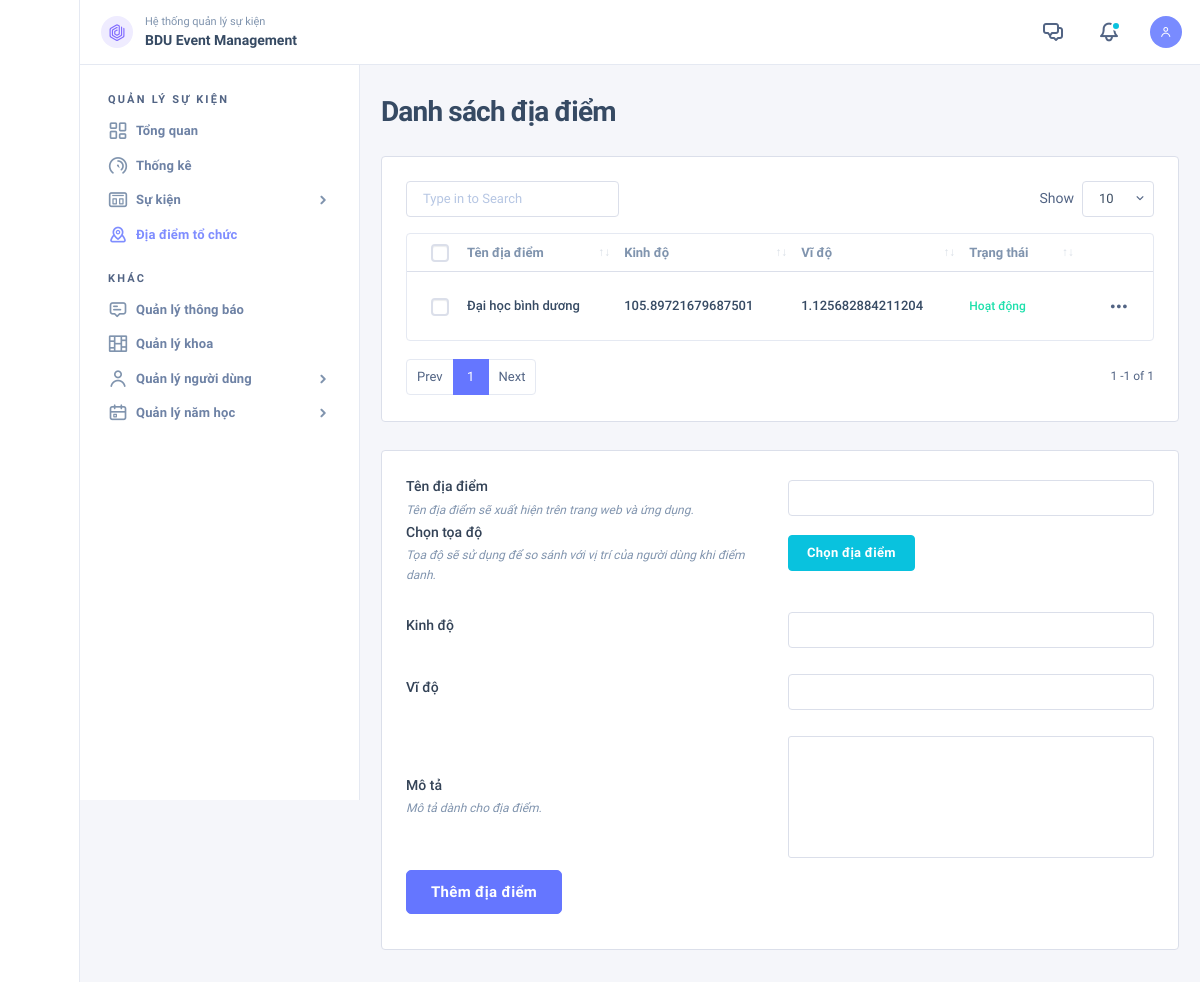
The page /qlsk/locations.php (signed in) on the database its author committed.
### tables this page shows
CREATE TABLE `diadiem` (
  `MaDiaDiem` int(11) NOT NULL,
  `TenDiaDiem` varchar(500) DEFAULT NULL,
  `KinhDo` varchar(20) DEFAULT NULL,
  `ViDo` varchar(20) DEFAULT NULL,
  `MoTa` varchar(5000) DEFAULT NULL,
  `TrangThai` bit(1) DEFAULT NULL
);

### qlsk/locations.php (the view, shortened to what this page needs)
<?php include 'shared/header.php' ?>
    <link rel="stylesheet" href="https://unpkg.com/leaflet@1.9.3/dist/leaflet.css"
/>
    <link rel="stylesheet" href="https://unpkg.com/leaflet-control-geocoder/dist/Control.Geocoder.css" />
    <div class="nk-content ">
        <div class="container-fluid">
            <div class="nk-content-inner">
                <div class="nk-content-body">
                    <div class="nk-block-head nk-block-head-sm">
                        <div class="nk-block-between">
                            <div class="nk-block-head-content">
                                <h3 class="nk-block-title page-title">Danh sách địa điểm</h3>
                            </div>
                        </div>
                    </div>
                    <div class="nk-block">
                        <div class="row g-gs flex-row-reverse">
                            <div class="col-xxl-7">
                                <div class="card card-bordered card-preview">
                                    <div class="card-inner">
                                        <table id="cate-list-table" class="datatable-init nk-tb-list nk-tb-ulist " data-export-title="Export" data-auto-responsive="false">
                                            <thead>
                                            <tr class="nk-tb-item nk-tb-head">
                                                <th class="nk-tb-col nk-tb-col-check">
                                                    <div class="custom-control custom-control-sm custom-checkbox notext">
                                                    </div>
                                                </th>
                                                <th class="nk-tb-col"><span class="sub-text">Tên địa điểm</span></th>
                                                <th class="nk-tb-col"><span class="sub-text">Kinh độ</span></th>
                                                <th class="nk-tb-col"><span class="sub-text">Vĩ độ</span></th>
                                                <th class="nk-tb-col"><span class="sub-text">Trạng thái</span></th>
                                                <th class="nk-tb-col nk-tb-col-tools text-end">
                                                </th>
                                            </tr>
                                            </thead>
                                            <tbody>
                                            <?php
                                            include 'core/connector.php';
                                            $get_lct = $conn->query("select * from diadiem ");
                                            while ($row = $get_lct->fetch_assoc()) {
                                                ?>
                                                <tr class="nk-tb-item">
                                                    <td class="nk-tb-col nk-tb-col-check">
                                                        <div class="custom-control custom-control-sm custom-checkbox notext">
                                                        </div>
                                                    </td>
                                                    <td class="nk-tb-col">
                                                        <div class="user-card">
                                                            <div class="user-info">
                                                                <span class="tb-lead"><?php echo $row['TenDiaDiem'] ?><span class="dot dot-success d-md-none ms-1"></span></span>
                                                            </div>
                                                        </div>
                                                    </td>
                                                    <td class="nk-tb-col">
                                                        <div class="user-card">
                                                            <div class="user-info">
                                                                <span class="tb-lead"><?php echo $row['KinhDo'] ?><span class="dot dot-success d-md-none ms-1"></span></span>
                                                            </div>
                                                        </div>
                                                    </td>
                                                    <td class="nk-tb-col">
                                                        <div class="user-card">
                                                            <div class="user-info">
                                                                <span class="tb-lead"><?php echo $row['ViDo'] ?><span class="dot dot-success d-md-none ms-1"></span></span>
                                                            </div>
                                                        </div>
                                                    </td>
                                                    <td class="nk-tb-col tb-col-md">
                                                        <span class="tb-status text-<?php echo $row['TrangThai'] == 1 ? 'success' : 'danger' ?>"><?php echo $row['TrangThai'] == 1 ? 'Hoạt động' : 'Không hoạt động' ?></span>
                                                    </td>
                                                    <td class="nk-tb-col nk-tb-col-tools">
                                                        <ul class="nk-tb-actions gx-1">
                                                            <li>
                                                                <div class="drodown">
                                                                    <a href="#" class="dropdown-toggle btn btn-icon btn-trigger" data-bs-toggle="dropdown"><em class="icon ni ni-more-h"></em></a>
                                                                </div>
                                                            </li>
                                                        </ul>
                                                    </td>
                                                </tr>
                                            <?php } ?>
                                            </tbody>
                                        </table>
                                    </div>
                                </div>
                            </div>
                            <div class="col-xxl-5" style="height: 500px">
                                <div class="card card-bordered h-100">
                                    <div class="card-inner">
                                        <form id="location-info-form">
                                            <div class="row g-3 align-center">
                                                <div class="col-md-6">
                                                    <div class="form-group">
                                                        <label class="form-label" for="lct_name">Tên địa điểm</label>
                                                        <span class="form-note">Tên địa điểm sẽ xuất hiện trên trang web và ứng dụng.</span>
                                                    </div>
                                                </div>
                                                <div class="col-md-6">
                                                    <div class="form-group">
                                                        <div class="form-control-wrap">
                                                            <input type="text" class="form-control" id="lct_name" required name="lct_name">
                                                        </div>
                                                    </div>
                                                </div>
                                            </div>
                                            <div class="row g-3 align-center">
                                                <div class="col-md-6">
                                                    <div class="form-group">
                                                        <label class="form-label" for="lct_name">Chọn tọa độ</label>
                                                        <span class="form-note">Tọa độ sẽ sử dụng để so sánh với vị trí của người dùng khi điểm danh.</span>
                                                    </div>
                                                </div>
                                                <div class="col-md-6">
                                                    <div class="form-group">
                                                        <div class="form-control-wrap">
                                                            <button data-bs-toggle="modal" data-bs-target="#modalDefault" type="button"  class="btn btn-info">Chọn địa điểm</button>
                                                        </div>
                                                    </div>
                                                </div>
                                            </div>
                                            <div style="margin-top: 10px" class="row g-3 align-center">
                                                <div class="col-md-6">
                                                    <div class="form-group">
                                                        <label class="form-label" for="lct_long">Kinh độ</label>
                                                    </div>
                                                </div>
                                                <div class="col-md-6">
                                                    <div class="form-group">
                                                        <div class="form-control-wrap">
                                                            <input type="text" readonly class="form-control" id="lct_long" required name="lct_long">
                                                        </div>
                                                    </div>
                                                </div>
                                            </div>
                                            <div style="margin-top: 10px" class="row g-3 align-center">
                                                <div class="col-md-6">
                                                    <div class="form-group">
                                                        <label class="form-label" for="lct_latt">Vĩ độ</label>
                                                    </div>
                                                </div>
                                                <div class="col-md-6">
                                                    <div class="form-group">
                                                        <div class="form-control-wrap">
                                                            <input readonly type="text" class="form-control" id="lct_latt" required name="lct_latt">
                                                        </div>
                                                    </div>
                                                </div>
                                            </div>
                                            <div style="margin-top: 10px" class="row g-3 align-center">
                                                <div class="col-md-6">
                                                    <div class="form-group">
                                                        <label class="form-label" for="lct_desc">Mô tả</label>
                                                        <span class="form-note">Mô tả dành cho địa điểm.</span>
                                                    </div>
                                                </div>
                                                <div class="col-md-6">
                                                    <div class="form-control-wrap">
                                                        <textarea class="form-control form-control-sm no-resize"  required id="lct_desc" name="lct_desc"  ></textarea>
                                                    </div>
                                                </div>
                                            </div>
                                            <div class="row g-3">
                                                <div class="col-12">
                                                    <div class="form-group mt-2">
                                                        <button type="submit" class="btn btn-lg btn-primary">Thêm địa điểm</button>
                                                    </div>
                                                </div>
                                            </div>
                                        </form>
                                    </div>
                                </div>
                            </div>
                        </div>
                    </div>
                </div>
            </div>
        </div>
    </div>
<?php include 'shared/footer.php' ?>

### rows shown on the page
diadiem: TenDiaDiem "Đại học bình dương", KinhDo "105.89721679687501", ViDo "1.125682884211204", TrangThai "Hoạt động"
